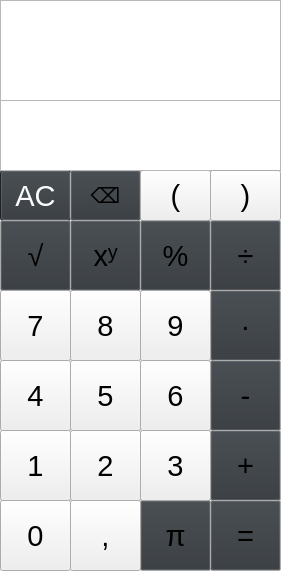
<?xml version="1.0" encoding="UTF-8"?>
<ui version="4.0">
 <class>MainWindow</class>
 <widget class="QMainWindow" name="MainWindow">
  <property name="geometry">
   <rect>
    <x>0</x>
    <y>0</y>
    <width>281</width>
    <height>571</height>
   </rect>
  </property>
  <property name="minimumSize">
   <size>
    <width>281</width>
    <height>571</height>
   </size>
  </property>
  <property name="maximumSize">
   <size>
    <width>281</width>
    <height>571</height>
   </size>
  </property>
  <property name="windowTitle">
   <string>Rechner</string>
  </property>
  <widget class="QWidget" name="centralwidget">
   <widget class="QTextBrowser" name="Rechenfenster">
    <property name="geometry">
     <rect>
      <x>0</x>
      <y>0</y>
      <width>281</width>
      <height>111</height>
     </rect>
    </property>
    <property name="font">
     <font>
      <pointsize>20</pointsize>
     </font>
    </property>
    <property name="toolTipDuration">
     <number>0</number>
    </property>
    <property name="verticalScrollBarPolicy">
     <enum>Qt::ScrollBarAlwaysOff</enum>
    </property>
    <property name="horizontalScrollBarPolicy">
     <enum>Qt::ScrollBarAsNeeded</enum>
    </property>
   </widget>
   <widget class="QToolButton" name="Button_7">
    <property name="geometry">
     <rect>
      <x>0</x>
      <y>290</y>
      <width>71</width>
      <height>71</height>
     </rect>
    </property>
    <property name="font">
     <font>
      <pointsize>22</pointsize>
     </font>
    </property>
    <property name="text">
     <string>7</string>
    </property>
   </widget>
   <widget class="QToolButton" name="Button_8">
    <property name="geometry">
     <rect>
      <x>70</x>
      <y>290</y>
      <width>71</width>
      <height>71</height>
     </rect>
    </property>
    <property name="font">
     <font>
      <pointsize>22</pointsize>
     </font>
    </property>
    <property name="text">
     <string>8</string>
    </property>
   </widget>
   <widget class="QToolButton" name="Button_9">
    <property name="geometry">
     <rect>
      <x>140</x>
      <y>290</y>
      <width>71</width>
      <height>71</height>
     </rect>
    </property>
    <property name="font">
     <font>
      <pointsize>22</pointsize>
     </font>
    </property>
    <property name="text">
     <string>9</string>
    </property>
   </widget>
   <widget class="QToolButton" name="Button_5">
    <property name="geometry">
     <rect>
      <x>70</x>
      <y>360</y>
      <width>71</width>
      <height>71</height>
     </rect>
    </property>
    <property name="font">
     <font>
      <pointsize>22</pointsize>
     </font>
    </property>
    <property name="text">
     <string>5</string>
    </property>
   </widget>
   <widget class="QToolButton" name="Button_4">
    <property name="geometry">
     <rect>
      <x>0</x>
      <y>360</y>
      <width>71</width>
      <height>71</height>
     </rect>
    </property>
    <property name="font">
     <font>
      <pointsize>22</pointsize>
     </font>
    </property>
    <property name="text">
     <string>4</string>
    </property>
   </widget>
   <widget class="QToolButton" name="Button_1">
    <property name="geometry">
     <rect>
      <x>0</x>
      <y>430</y>
      <width>71</width>
      <height>71</height>
     </rect>
    </property>
    <property name="font">
     <font>
      <pointsize>22</pointsize>
     </font>
    </property>
    <property name="text">
     <string>1</string>
    </property>
   </widget>
   <widget class="QToolButton" name="Button_6">
    <property name="geometry">
     <rect>
      <x>140</x>
      <y>360</y>
      <width>71</width>
      <height>71</height>
     </rect>
    </property>
    <property name="font">
     <font>
      <pointsize>22</pointsize>
     </font>
    </property>
    <property name="text">
     <string>6</string>
    </property>
   </widget>
   <widget class="QToolButton" name="Button_3">
    <property name="geometry">
     <rect>
      <x>140</x>
      <y>430</y>
      <width>71</width>
      <height>71</height>
     </rect>
    </property>
    <property name="font">
     <font>
      <pointsize>22</pointsize>
     </font>
    </property>
    <property name="text">
     <string>3</string>
    </property>
   </widget>
   <widget class="QToolButton" name="Button_2">
    <property name="geometry">
     <rect>
      <x>70</x>
      <y>430</y>
      <width>71</width>
      <height>71</height>
     </rect>
    </property>
    <property name="font">
     <font>
      <pointsize>22</pointsize>
     </font>
    </property>
    <property name="text">
     <string>2</string>
    </property>
   </widget>
   <widget class="QToolButton" name="Button_plus">
    <property name="geometry">
     <rect>
      <x>210</x>
      <y>430</y>
      <width>71</width>
      <height>71</height>
     </rect>
    </property>
    <property name="palette">
     <palette>
      <active>
       <colorrole role="Button">
        <brush brushstyle="SolidPattern">
         <color alpha="255">
          <red>35</red>
          <green>138</green>
          <blue>42</blue>
         </color>
        </brush>
       </colorrole>
      </active>
      <inactive>
       <colorrole role="Button">
        <brush brushstyle="SolidPattern">
         <color alpha="255">
          <red>49</red>
          <green>54</green>
          <blue>59</blue>
         </color>
        </brush>
       </colorrole>
      </inactive>
      <disabled>
       <colorrole role="Button">
        <brush brushstyle="SolidPattern">
         <color alpha="255">
          <red>35</red>
          <green>138</green>
          <blue>42</blue>
         </color>
        </brush>
       </colorrole>
      </disabled>
     </palette>
    </property>
    <property name="font">
     <font>
      <pointsize>22</pointsize>
     </font>
    </property>
    <property name="text">
     <string>+</string>
    </property>
   </widget>
   <widget class="QToolButton" name="Button_minus">
    <property name="geometry">
     <rect>
      <x>210</x>
      <y>360</y>
      <width>71</width>
      <height>71</height>
     </rect>
    </property>
    <property name="palette">
     <palette>
      <active>
       <colorrole role="Button">
        <brush brushstyle="SolidPattern">
         <color alpha="255">
          <red>35</red>
          <green>138</green>
          <blue>42</blue>
         </color>
        </brush>
       </colorrole>
      </active>
      <inactive>
       <colorrole role="Button">
        <brush brushstyle="SolidPattern">
         <color alpha="255">
          <red>49</red>
          <green>54</green>
          <blue>59</blue>
         </color>
        </brush>
       </colorrole>
      </inactive>
      <disabled>
       <colorrole role="Button">
        <brush brushstyle="SolidPattern">
         <color alpha="255">
          <red>35</red>
          <green>138</green>
          <blue>42</blue>
         </color>
        </brush>
       </colorrole>
      </disabled>
     </palette>
    </property>
    <property name="font">
     <font>
      <pointsize>22</pointsize>
     </font>
    </property>
    <property name="text">
     <string>-</string>
    </property>
   </widget>
   <widget class="QToolButton" name="Button_multiply">
    <property name="geometry">
     <rect>
      <x>210</x>
      <y>290</y>
      <width>71</width>
      <height>71</height>
     </rect>
    </property>
    <property name="palette">
     <palette>
      <active>
       <colorrole role="Button">
        <brush brushstyle="SolidPattern">
         <color alpha="255">
          <red>35</red>
          <green>138</green>
          <blue>42</blue>
         </color>
        </brush>
       </colorrole>
      </active>
      <inactive>
       <colorrole role="Button">
        <brush brushstyle="SolidPattern">
         <color alpha="255">
          <red>49</red>
          <green>54</green>
          <blue>59</blue>
         </color>
        </brush>
       </colorrole>
      </inactive>
      <disabled>
       <colorrole role="Button">
        <brush brushstyle="SolidPattern">
         <color alpha="255">
          <red>35</red>
          <green>138</green>
          <blue>42</blue>
         </color>
        </brush>
       </colorrole>
      </disabled>
     </palette>
    </property>
    <property name="font">
     <font>
      <pointsize>22</pointsize>
     </font>
    </property>
    <property name="text">
     <string>·</string>
    </property>
   </widget>
   <widget class="QToolButton" name="Button_divide">
    <property name="geometry">
     <rect>
      <x>210</x>
      <y>220</y>
      <width>71</width>
      <height>71</height>
     </rect>
    </property>
    <property name="palette">
     <palette>
      <active>
       <colorrole role="Button">
        <brush brushstyle="SolidPattern">
         <color alpha="255">
          <red>35</red>
          <green>138</green>
          <blue>42</blue>
         </color>
        </brush>
       </colorrole>
      </active>
      <inactive>
       <colorrole role="Button">
        <brush brushstyle="SolidPattern">
         <color alpha="255">
          <red>49</red>
          <green>54</green>
          <blue>59</blue>
         </color>
        </brush>
       </colorrole>
      </inactive>
      <disabled>
       <colorrole role="Button">
        <brush brushstyle="SolidPattern">
         <color alpha="255">
          <red>35</red>
          <green>138</green>
          <blue>42</blue>
         </color>
        </brush>
       </colorrole>
      </disabled>
     </palette>
    </property>
    <property name="font">
     <font>
      <pointsize>22</pointsize>
     </font>
    </property>
    <property name="text">
     <string>÷</string>
    </property>
   </widget>
   <widget class="QToolButton" name="Button_0">
    <property name="geometry">
     <rect>
      <x>0</x>
      <y>500</y>
      <width>71</width>
      <height>71</height>
     </rect>
    </property>
    <property name="font">
     <font>
      <pointsize>22</pointsize>
     </font>
    </property>
    <property name="text">
     <string>0</string>
    </property>
   </widget>
   <widget class="QToolButton" name="Button_comma">
    <property name="geometry">
     <rect>
      <x>70</x>
      <y>500</y>
      <width>71</width>
      <height>71</height>
     </rect>
    </property>
    <property name="font">
     <font>
      <pointsize>22</pointsize>
     </font>
    </property>
    <property name="text">
     <string>,</string>
    </property>
   </widget>
   <widget class="QToolButton" name="Button_toThePowerOf">
    <property name="geometry">
     <rect>
      <x>70</x>
      <y>220</y>
      <width>71</width>
      <height>71</height>
     </rect>
    </property>
    <property name="palette">
     <palette>
      <active>
       <colorrole role="Button">
        <brush brushstyle="SolidPattern">
         <color alpha="255">
          <red>35</red>
          <green>138</green>
          <blue>42</blue>
         </color>
        </brush>
       </colorrole>
      </active>
      <inactive>
       <colorrole role="Button">
        <brush brushstyle="SolidPattern">
         <color alpha="255">
          <red>49</red>
          <green>54</green>
          <blue>59</blue>
         </color>
        </brush>
       </colorrole>
      </inactive>
      <disabled>
       <colorrole role="Button">
        <brush brushstyle="SolidPattern">
         <color alpha="255">
          <red>35</red>
          <green>138</green>
          <blue>42</blue>
         </color>
        </brush>
       </colorrole>
      </disabled>
     </palette>
    </property>
    <property name="font">
     <font>
      <pointsize>22</pointsize>
     </font>
    </property>
    <property name="text">
     <string>xʸ</string>
    </property>
   </widget>
   <widget class="QToolButton" name="Button_leftbracket">
    <property name="geometry">
     <rect>
      <x>140</x>
      <y>170</y>
      <width>71</width>
      <height>51</height>
     </rect>
    </property>
    <property name="font">
     <font>
      <pointsize>22</pointsize>
     </font>
    </property>
    <property name="text">
     <string>(</string>
    </property>
   </widget>
   <widget class="QToolButton" name="Button_equal">
    <property name="geometry">
     <rect>
      <x>210</x>
      <y>500</y>
      <width>71</width>
      <height>71</height>
     </rect>
    </property>
    <property name="palette">
     <palette>
      <active>
       <colorrole role="Button">
        <brush brushstyle="SolidPattern">
         <color alpha="255">
          <red>41</red>
          <green>45</green>
          <blue>255</blue>
         </color>
        </brush>
       </colorrole>
      </active>
      <inactive>
       <colorrole role="Button">
        <brush brushstyle="SolidPattern">
         <color alpha="255">
          <red>49</red>
          <green>54</green>
          <blue>59</blue>
         </color>
        </brush>
       </colorrole>
      </inactive>
      <disabled>
       <colorrole role="Button">
        <brush brushstyle="SolidPattern">
         <color alpha="255">
          <red>41</red>
          <green>45</green>
          <blue>255</blue>
         </color>
        </brush>
       </colorrole>
      </disabled>
     </palette>
    </property>
    <property name="font">
     <font>
      <pointsize>22</pointsize>
     </font>
    </property>
    <property name="text">
     <string>=</string>
    </property>
   </widget>
   <widget class="QToolButton" name="Button_AC">
    <property name="geometry">
     <rect>
      <x>0</x>
      <y>170</y>
      <width>71</width>
      <height>51</height>
     </rect>
    </property>
    <property name="palette">
     <palette>
      <active>
       <colorrole role="WindowText">
        <brush brushstyle="SolidPattern">
         <color alpha="255">
          <red>0</red>
          <green>0</green>
          <blue>0</blue>
         </color>
        </brush>
       </colorrole>
       <colorrole role="Button">
        <brush brushstyle="SolidPattern">
         <color alpha="255">
          <red>255</red>
          <green>98</green>
          <blue>98</blue>
         </color>
        </brush>
       </colorrole>
       <colorrole role="Light">
        <brush brushstyle="SolidPattern">
         <color alpha="255">
          <red>255</red>
          <green>225</green>
          <blue>225</blue>
         </color>
        </brush>
       </colorrole>
       <colorrole role="Midlight">
        <brush brushstyle="SolidPattern">
         <color alpha="255">
          <red>255</red>
          <green>161</green>
          <blue>161</blue>
         </color>
        </brush>
       </colorrole>
       <colorrole role="Dark">
        <brush brushstyle="SolidPattern">
         <color alpha="255">
          <red>127</red>
          <green>49</green>
          <blue>49</blue>
         </color>
        </brush>
       </colorrole>
       <colorrole role="Mid">
        <brush brushstyle="SolidPattern">
         <color alpha="255">
          <red>170</red>
          <green>65</green>
          <blue>65</blue>
         </color>
        </brush>
       </colorrole>
       <colorrole role="Text">
        <brush brushstyle="SolidPattern">
         <color alpha="255">
          <red>0</red>
          <green>0</green>
          <blue>0</blue>
         </color>
        </brush>
       </colorrole>
       <colorrole role="BrightText">
        <brush brushstyle="SolidPattern">
         <color alpha="255">
          <red>255</red>
          <green>255</green>
          <blue>255</blue>
         </color>
        </brush>
       </colorrole>
       <colorrole role="ButtonText">
        <brush brushstyle="SolidPattern">
         <color alpha="255">
          <red>0</red>
          <green>0</green>
          <blue>0</blue>
         </color>
        </brush>
       </colorrole>
       <colorrole role="Base">
        <brush brushstyle="SolidPattern">
         <color alpha="255">
          <red>255</red>
          <green>255</green>
          <blue>255</blue>
         </color>
        </brush>
       </colorrole>
       <colorrole role="Window">
        <brush brushstyle="SolidPattern">
         <color alpha="255">
          <red>255</red>
          <green>98</green>
          <blue>98</blue>
         </color>
        </brush>
       </colorrole>
       <colorrole role="Shadow">
        <brush brushstyle="SolidPattern">
         <color alpha="255">
          <red>0</red>
          <green>0</green>
          <blue>0</blue>
         </color>
        </brush>
       </colorrole>
       <colorrole role="AlternateBase">
        <brush brushstyle="SolidPattern">
         <color alpha="255">
          <red>255</red>
          <green>176</green>
          <blue>176</blue>
         </color>
        </brush>
       </colorrole>
       <colorrole role="ToolTipBase">
        <brush brushstyle="SolidPattern">
         <color alpha="255">
          <red>255</red>
          <green>255</green>
          <blue>220</blue>
         </color>
        </brush>
       </colorrole>
       <colorrole role="ToolTipText">
        <brush brushstyle="SolidPattern">
         <color alpha="255">
          <red>0</red>
          <green>0</green>
          <blue>0</blue>
         </color>
        </brush>
       </colorrole>
       <colorrole role="PlaceholderText">
        <brush brushstyle="SolidPattern">
         <color alpha="127">
          <red>0</red>
          <green>0</green>
          <blue>0</blue>
         </color>
        </brush>
       </colorrole>
      </active>
      <inactive>
       <colorrole role="WindowText">
        <brush brushstyle="SolidPattern">
         <color alpha="255">
          <red>252</red>
          <green>252</green>
          <blue>252</blue>
         </color>
        </brush>
       </colorrole>
       <colorrole role="Button">
        <brush brushstyle="SolidPattern">
         <color alpha="255">
          <red>49</red>
          <green>54</green>
          <blue>59</blue>
         </color>
        </brush>
       </colorrole>
       <colorrole role="Light">
        <brush brushstyle="SolidPattern">
         <color alpha="255">
          <red>24</red>
          <green>27</green>
          <blue>29</blue>
         </color>
        </brush>
       </colorrole>
       <colorrole role="Midlight">
        <brush brushstyle="SolidPattern">
         <color alpha="255">
          <red>37</red>
          <green>41</green>
          <blue>44</blue>
         </color>
        </brush>
       </colorrole>
       <colorrole role="Dark">
        <brush brushstyle="SolidPattern">
         <color alpha="255">
          <red>98</red>
          <green>108</green>
          <blue>118</blue>
         </color>
        </brush>
       </colorrole>
       <colorrole role="Mid">
        <brush brushstyle="SolidPattern">
         <color alpha="255">
          <red>65</red>
          <green>72</green>
          <blue>78</blue>
         </color>
        </brush>
       </colorrole>
       <colorrole role="Text">
        <brush brushstyle="SolidPattern">
         <color alpha="255">
          <red>252</red>
          <green>252</green>
          <blue>252</blue>
         </color>
        </brush>
       </colorrole>
       <colorrole role="BrightText">
        <brush brushstyle="SolidPattern">
         <color alpha="255">
          <red>255</red>
          <green>255</green>
          <blue>255</blue>
         </color>
        </brush>
       </colorrole>
       <colorrole role="ButtonText">
        <brush brushstyle="SolidPattern">
         <color alpha="255">
          <red>252</red>
          <green>252</green>
          <blue>252</blue>
         </color>
        </brush>
       </colorrole>
       <colorrole role="Base">
        <brush brushstyle="SolidPattern">
         <color alpha="255">
          <red>27</red>
          <green>30</green>
          <blue>32</blue>
         </color>
        </brush>
       </colorrole>
       <colorrole role="Window">
        <brush brushstyle="SolidPattern">
         <color alpha="255">
          <red>42</red>
          <green>46</green>
          <blue>50</blue>
         </color>
        </brush>
       </colorrole>
       <colorrole role="Shadow">
        <brush brushstyle="SolidPattern">
         <color alpha="255">
          <red>118</red>
          <green>118</green>
          <blue>118</blue>
         </color>
        </brush>
       </colorrole>
       <colorrole role="AlternateBase">
        <brush brushstyle="SolidPattern">
         <color alpha="255">
          <red>35</red>
          <green>38</green>
          <blue>41</blue>
         </color>
        </brush>
       </colorrole>
       <colorrole role="ToolTipBase">
        <brush brushstyle="SolidPattern">
         <color alpha="255">
          <red>49</red>
          <green>54</green>
          <blue>59</blue>
         </color>
        </brush>
       </colorrole>
       <colorrole role="ToolTipText">
        <brush brushstyle="SolidPattern">
         <color alpha="255">
          <red>252</red>
          <green>252</green>
          <blue>252</blue>
         </color>
        </brush>
       </colorrole>
       <colorrole role="PlaceholderText">
        <brush brushstyle="SolidPattern">
         <color alpha="128">
          <red>0</red>
          <green>0</green>
          <blue>0</blue>
         </color>
        </brush>
       </colorrole>
      </inactive>
      <disabled>
       <colorrole role="WindowText">
        <brush brushstyle="SolidPattern">
         <color alpha="255">
          <red>127</red>
          <green>49</green>
          <blue>49</blue>
         </color>
        </brush>
       </colorrole>
       <colorrole role="Button">
        <brush brushstyle="SolidPattern">
         <color alpha="255">
          <red>255</red>
          <green>98</green>
          <blue>98</blue>
         </color>
        </brush>
       </colorrole>
       <colorrole role="Light">
        <brush brushstyle="SolidPattern">
         <color alpha="255">
          <red>255</red>
          <green>225</green>
          <blue>225</blue>
         </color>
        </brush>
       </colorrole>
       <colorrole role="Midlight">
        <brush brushstyle="SolidPattern">
         <color alpha="255">
          <red>255</red>
          <green>161</green>
          <blue>161</blue>
         </color>
        </brush>
       </colorrole>
       <colorrole role="Dark">
        <brush brushstyle="SolidPattern">
         <color alpha="255">
          <red>127</red>
          <green>49</green>
          <blue>49</blue>
         </color>
        </brush>
       </colorrole>
       <colorrole role="Mid">
        <brush brushstyle="SolidPattern">
         <color alpha="255">
          <red>170</red>
          <green>65</green>
          <blue>65</blue>
         </color>
        </brush>
       </colorrole>
       <colorrole role="Text">
        <brush brushstyle="SolidPattern">
         <color alpha="255">
          <red>127</red>
          <green>49</green>
          <blue>49</blue>
         </color>
        </brush>
       </colorrole>
       <colorrole role="BrightText">
        <brush brushstyle="SolidPattern">
         <color alpha="255">
          <red>255</red>
          <green>255</green>
          <blue>255</blue>
         </color>
        </brush>
       </colorrole>
       <colorrole role="ButtonText">
        <brush brushstyle="SolidPattern">
         <color alpha="255">
          <red>127</red>
          <green>49</green>
          <blue>49</blue>
         </color>
        </brush>
       </colorrole>
       <colorrole role="Base">
        <brush brushstyle="SolidPattern">
         <color alpha="255">
          <red>255</red>
          <green>98</green>
          <blue>98</blue>
         </color>
        </brush>
       </colorrole>
       <colorrole role="Window">
        <brush brushstyle="SolidPattern">
         <color alpha="255">
          <red>255</red>
          <green>98</green>
          <blue>98</blue>
         </color>
        </brush>
       </colorrole>
       <colorrole role="Shadow">
        <brush brushstyle="SolidPattern">
         <color alpha="255">
          <red>177</red>
          <green>177</green>
          <blue>177</blue>
         </color>
        </brush>
       </colorrole>
       <colorrole role="AlternateBase">
        <brush brushstyle="SolidPattern">
         <color alpha="255">
          <red>35</red>
          <green>38</green>
          <blue>41</blue>
         </color>
        </brush>
       </colorrole>
       <colorrole role="ToolTipBase">
        <brush brushstyle="SolidPattern">
         <color alpha="255">
          <red>49</red>
          <green>54</green>
          <blue>59</blue>
         </color>
        </brush>
       </colorrole>
       <colorrole role="ToolTipText">
        <brush brushstyle="SolidPattern">
         <color alpha="255">
          <red>252</red>
          <green>252</green>
          <blue>252</blue>
         </color>
        </brush>
       </colorrole>
       <colorrole role="PlaceholderText">
        <brush brushstyle="SolidPattern">
         <color alpha="128">
          <red>0</red>
          <green>0</green>
          <blue>0</blue>
         </color>
        </brush>
       </colorrole>
      </disabled>
     </palette>
    </property>
    <property name="font">
     <font>
      <pointsize>22</pointsize>
     </font>
    </property>
    <property name="text">
     <string>AC</string>
    </property>
   </widget>
   <widget class="QToolButton" name="Button_delete">
    <property name="geometry">
     <rect>
      <x>70</x>
      <y>170</y>
      <width>71</width>
      <height>51</height>
     </rect>
    </property>
    <property name="palette">
     <palette>
      <active>
       <colorrole role="Button">
        <brush brushstyle="SolidPattern">
         <color alpha="255">
          <red>208</red>
          <green>79</green>
          <blue>79</blue>
         </color>
        </brush>
       </colorrole>
      </active>
      <inactive>
       <colorrole role="Button">
        <brush brushstyle="SolidPattern">
         <color alpha="255">
          <red>49</red>
          <green>54</green>
          <blue>59</blue>
         </color>
        </brush>
       </colorrole>
      </inactive>
      <disabled>
       <colorrole role="Button">
        <brush brushstyle="SolidPattern">
         <color alpha="255">
          <red>208</red>
          <green>79</green>
          <blue>79</blue>
         </color>
        </brush>
       </colorrole>
      </disabled>
     </palette>
    </property>
    <property name="font">
     <font>
      <pointsize>16</pointsize>
     </font>
    </property>
    <property name="text">
     <string>⌫</string>
    </property>
   </widget>
   <widget class="QTextBrowser" name="Ergebnisfenster">
    <property name="geometry">
     <rect>
      <x>0</x>
      <y>100</y>
      <width>281</width>
      <height>71</height>
     </rect>
    </property>
    <property name="font">
     <font>
      <pointsize>18</pointsize>
     </font>
    </property>
    <property name="inputMethodHints">
     <set>Qt::ImhMultiLine</set>
    </property>
    <property name="verticalScrollBarPolicy">
     <enum>Qt::ScrollBarAlwaysOff</enum>
    </property>
   </widget>
   <widget class="QToolButton" name="Button_rightbracket">
    <property name="geometry">
     <rect>
      <x>210</x>
      <y>170</y>
      <width>71</width>
      <height>51</height>
     </rect>
    </property>
    <property name="font">
     <font>
      <pointsize>22</pointsize>
     </font>
    </property>
    <property name="text">
     <string>)</string>
    </property>
   </widget>
   <widget class="QToolButton" name="Button_modulo">
    <property name="geometry">
     <rect>
      <x>140</x>
      <y>220</y>
      <width>71</width>
      <height>71</height>
     </rect>
    </property>
    <property name="palette">
     <palette>
      <active>
       <colorrole role="Button">
        <brush brushstyle="SolidPattern">
         <color alpha="255">
          <red>35</red>
          <green>138</green>
          <blue>42</blue>
         </color>
        </brush>
       </colorrole>
      </active>
      <inactive>
       <colorrole role="Button">
        <brush brushstyle="SolidPattern">
         <color alpha="255">
          <red>49</red>
          <green>54</green>
          <blue>59</blue>
         </color>
        </brush>
       </colorrole>
      </inactive>
      <disabled>
       <colorrole role="Button">
        <brush brushstyle="SolidPattern">
         <color alpha="255">
          <red>35</red>
          <green>138</green>
          <blue>42</blue>
         </color>
        </brush>
       </colorrole>
      </disabled>
     </palette>
    </property>
    <property name="font">
     <font>
      <pointsize>22</pointsize>
     </font>
    </property>
    <property name="text">
     <string>%</string>
    </property>
   </widget>
   <widget class="QToolButton" name="Button_pi">
    <property name="geometry">
     <rect>
      <x>140</x>
      <y>500</y>
      <width>71</width>
      <height>71</height>
     </rect>
    </property>
    <property name="palette">
     <palette>
      <active>
       <colorrole role="Button">
        <brush brushstyle="SolidPattern">
         <color alpha="255">
          <red>55</red>
          <green>95</green>
          <blue>148</blue>
         </color>
        </brush>
       </colorrole>
      </active>
      <inactive>
       <colorrole role="Button">
        <brush brushstyle="SolidPattern">
         <color alpha="255">
          <red>49</red>
          <green>54</green>
          <blue>59</blue>
         </color>
        </brush>
       </colorrole>
      </inactive>
      <disabled>
       <colorrole role="Button">
        <brush brushstyle="SolidPattern">
         <color alpha="255">
          <red>55</red>
          <green>95</green>
          <blue>148</blue>
         </color>
        </brush>
       </colorrole>
      </disabled>
     </palette>
    </property>
    <property name="font">
     <font>
      <pointsize>22</pointsize>
     </font>
    </property>
    <property name="text">
     <string>π</string>
    </property>
   </widget>
   <widget class="QToolButton" name="Button_sqRoot">
    <property name="geometry">
     <rect>
      <x>0</x>
      <y>220</y>
      <width>71</width>
      <height>71</height>
     </rect>
    </property>
    <property name="palette">
     <palette>
      <active>
       <colorrole role="Button">
        <brush brushstyle="SolidPattern">
         <color alpha="255">
          <red>35</red>
          <green>138</green>
          <blue>42</blue>
         </color>
        </brush>
       </colorrole>
      </active>
      <inactive>
       <colorrole role="Button">
        <brush brushstyle="SolidPattern">
         <color alpha="255">
          <red>49</red>
          <green>54</green>
          <blue>59</blue>
         </color>
        </brush>
       </colorrole>
      </inactive>
      <disabled>
       <colorrole role="Button">
        <brush brushstyle="SolidPattern">
         <color alpha="255">
          <red>35</red>
          <green>138</green>
          <blue>42</blue>
         </color>
        </brush>
       </colorrole>
      </disabled>
     </palette>
    </property>
    <property name="font">
     <font>
      <pointsize>22</pointsize>
     </font>
    </property>
    <property name="text">
     <string>√</string>
    </property>
   </widget>
  </widget>
 </widget>
 <resources/>
 <connections/>
</ui>
